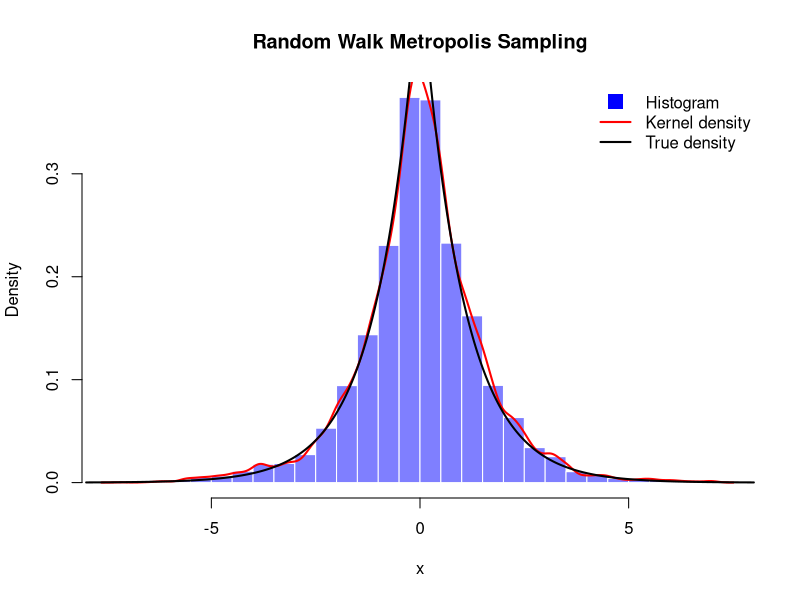
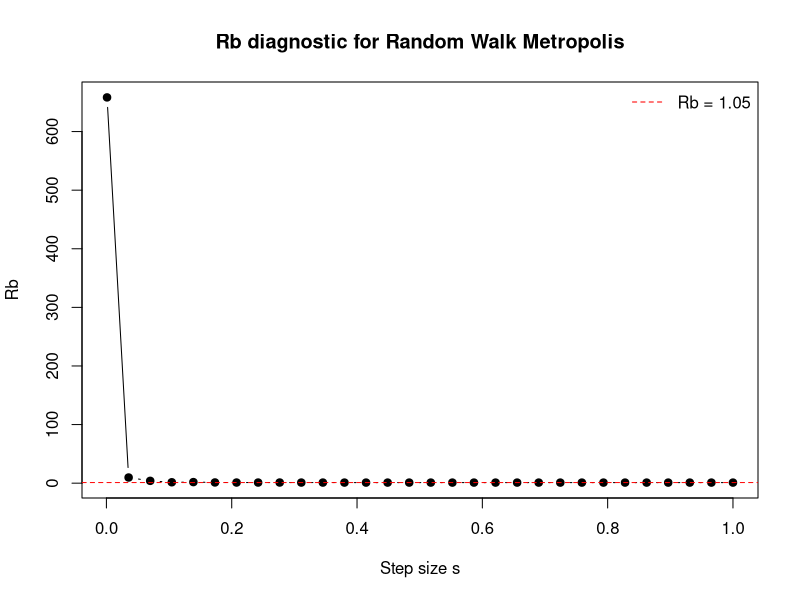

These figures' R source, in order:
rwm_chain <- function(N, s,x0) {
  x <- numeric(N)
  x[1]<- x0
  
  for (i in 2:N) {
    x_star <- rnorm(1, mean = x[i - 1], sd = s)
    
    rfunction <- ((1/2) * exp(-abs(x_star))) /
      ((1/2) * exp(-abs(x[i - 1])))
    
    u <- runif(1, 0, 1)
    
    if (u < rfunction) {
      x[i] <- x_star
    } else {
      x[i] <- x[i - 1]
    }
  }
  
  return(x)
}

y <- rwm_chain(10000, 1,0)


# Grid and true density
x_grid <- seq(-8, 8, length.out = 400)
true_density <- 0.5 * exp(-abs(x_grid))

# Histogram (density-scaled)
hist(y, breaks = 50, probability = TRUE,
     col = rgb(0, 0, 1, 0.5),
     border = "white",
     xlab = "x",
     ylab = "Density",
     main = "Random Walk Metropolis Sampling")

# Kernel density estimate
kde <- density(y)
lines(kde, lwd = 2, col = "red")

# True density
lines(x_grid, true_density, lwd = 2, col = "black")

# Legend
legend("topright",
       legend = c("Histogram", "Kernel density", "True density"),
       col = c("blue", "red", "black"),
       lwd = c(NA, 2, 2),
       pch = c(15, NA, NA),
       pt.cex = 2,
       bty = "n")

# Monte Carlo estimates
cat("Sample mean:", mean(y), "\n")
cat("Sample standard deviation:", sd(y), "\n")




set.seed(4567890)

N <- 2000
s <- 0.001
J <- 4
initial_values <- c(-10, -5, 5, 10)



s_values <- seq(0.001, 1, length.out = 30)
Rb_values <- numeric(length(s_values))

for (k in seq_along(s_values)) {
  s <- s_values[k]
  chains <- vector("list", J)
  
  for (j in 1:J) {
    chains[[j]] <- rwm_chain(N, s, initial_values[j])
  }
  
  # Means of each chain (discard first iteration, like chain[1:])
  Mj <- sapply(chains, function(chain) mean(chain[-1]))
  
  # Within-chain variances
  Vj <- sapply(seq_along(chains), function(j) {
    chain <- chains[[j]]
    mean((chain[-1] - Mj[j])^2)
  })
  
  W <- mean(Vj)
  M <- mean(Mj)
  B <- mean((Mj - M)^2)
  
  Rb <- sqrt((B + W) / W)
  Rb_values[k] <- Rb
}



plot(s_values, Rb_values, type = "b", pch = 19,
     xlab = "Step size s",
     ylab = "Rb",
     main = "Rb diagnostic for Random Walk Metropolis")

abline(h = 1.05, col = "red", lty = 2)

legend("topright",
       legend = "Rb = 1.05",
       col = "red",
       lty = 2,
       bty = "n")

print(Rb)
